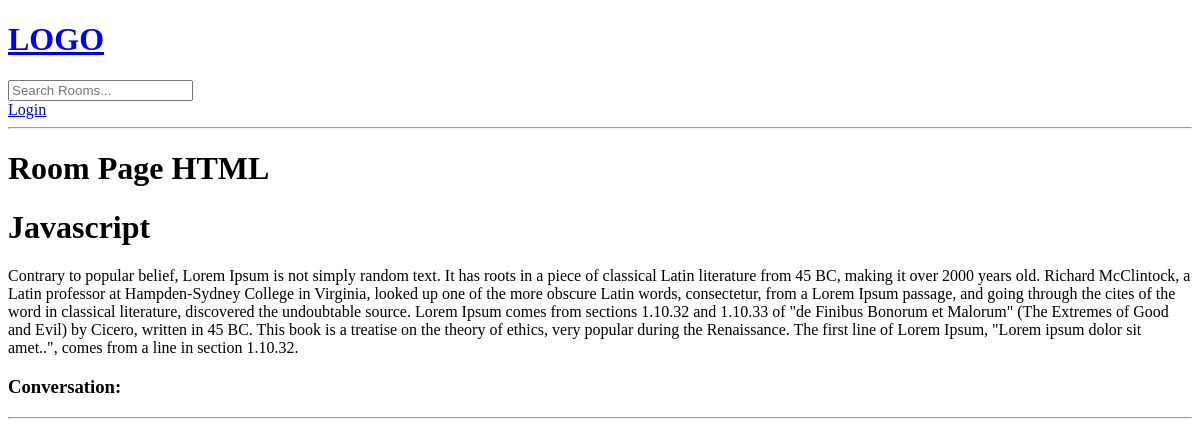
The page /room/2/ on the database as committed earlier.
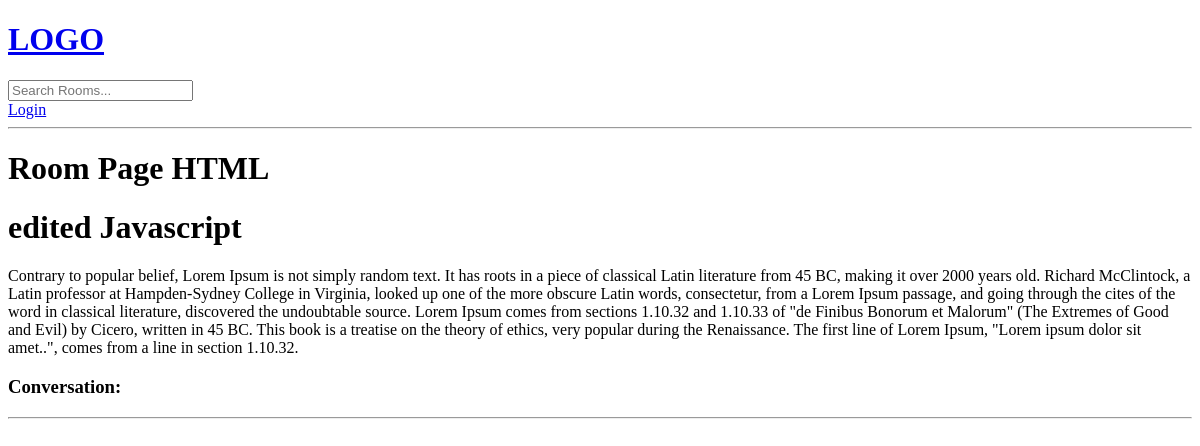
The same page on the database as committed later.
### base/models.py (models this page shows, shortened)
class Room(models.Model):
    host = models.ForeignKey(User, on_delete=models.SET_NULL, null=True)
    topic = models.ForeignKey(Topic, on_delete=models.SET_NULL, null=True)
    name = models.CharField(max_length=150)
    description = models.TextField(null=True, blank=True) #null _ for database, blank _ for submitted form
    updated = models.DateTimeField(auto_now=True) #when updated
    created = models.DateTimeField(auto_now_add=True) #when created
    class Meta:
        ordering = ['-updated', '-created']

### base/views.py (the view, shortened to what this page needs)
# urls.py: path('room/<str:pk>/', views.room, name="room"),
def room(request, pk):
    room = Room.objects.get(id=int(pk))
    room_messages = room.message_set.all().order_by('-created') #get messages which are related to room
    context = {"room": room, 'room_messages': room_messages}
    return render(request, "base/room.html", context)

### base/templates/base/room.html (shortened to what this page needs)
{% extends 'main.html' %}
{% block content %}
    <h1>Room Page HTML</h1>
    <h1>{{room.name}}</h1>
    <p>{{ room.description }}</p>
    <div class="comment-wrapper">
        <h3>Conversation:</h3>
        <hr>
    </div>
{% endblock %}

Rows that differ between the two databases and show on the page:
changed Room: name "Javascript" → "edited Javascript"
